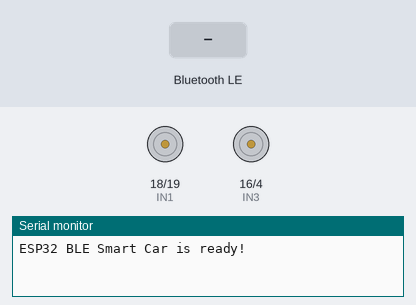
The sketch below on a simulated ESP32. Parts: motor-driver pin pairs drawn as motors (green arrow = first pin HIGH = forward, orange = second pin HIGH = backward, longer = more drive, scaled by the enable pin), the last lines printed to the serial monitor. The test bench sets the inputs (shaded band). Nothing arrives over Bluetooth unless stated; a phone connects over Bluetooth LE 3 s after start.

Above: at 1.2 s.
1.3 s: Bluetooth LE write "F" received
At 1.9 s:
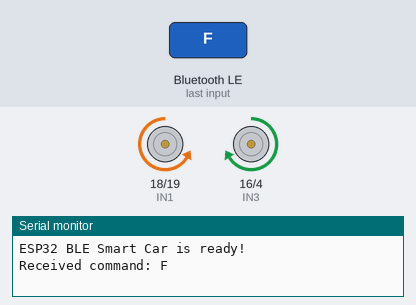
2.8 s: Bluetooth LE write "B" received
At 3.1 s:
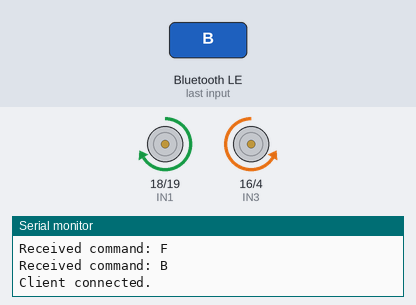
4.3 s: Bluetooth LE write "L" received
At 5.4 s:
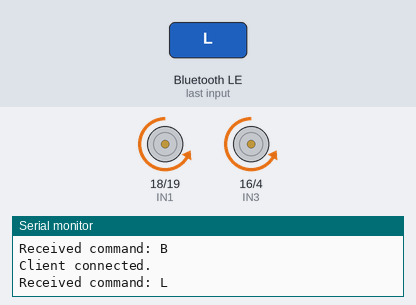
5.8 s: Bluetooth LE write "R" received
At 6.6 s:
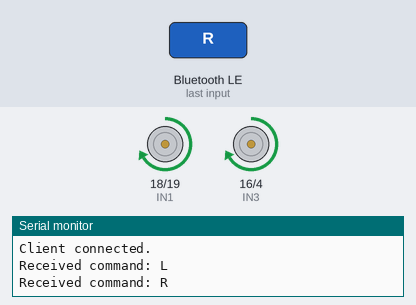
Timing chart, 0 to 8.3 s (numbered marks = the images above; inputs shaded):
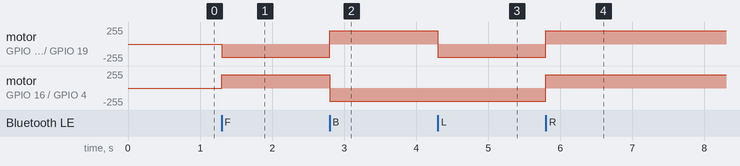

The sketch:

ESP-SMART-CAR.ino
```cpp
#include <BLEDevice.h>
#include <BLEServer.h>
#include <BLEUtils.h>
#include <BLE2902.h>

// Motor pins
const int ENA = 5;
const int IN1 = 18;
const int IN2 = 19;

const int ENB = 17;
const int IN3 = 16;
const int IN4 = 4;

// BLE UUIDs
#define SERVICE_UUID        "12345678-1234-1234-1234-1234567890ab"
#define CHARACTERISTIC_UUID "abcd1234-5678-90ab-cdef-1234567890ab"

BLECharacteristic *pCharacteristic;
BLEServer *pServer;

void moveForward() {
    digitalWrite(IN1, LOW);
  digitalWrite(IN2, HIGH);
  digitalWrite(IN3, HIGH);
  digitalWrite(IN4, LOW);
  analogWrite(ENA, 200);
  analogWrite(ENB, 200);
}

void moveBackward() {
    digitalWrite(IN1, HIGH);
  digitalWrite(IN2, LOW);
  digitalWrite(IN3, LOW);
  digitalWrite(IN4, HIGH);
  analogWrite(ENA, 200);
  analogWrite(ENB, 200);

}

void turnLeft() {
  digitalWrite(IN1, LOW);
  digitalWrite(IN2, HIGH);
  digitalWrite(IN3, LOW);
  digitalWrite(IN4, HIGH);
  analogWrite(ENA, 200);
  analogWrite(ENB, 200);
}

void turnRight() {

  digitalWrite(IN1, HIGH);
  digitalWrite(IN2, LOW);
  digitalWrite(IN3, HIGH);
  digitalWrite(IN4, LOW);
  analogWrite(ENA, 200);
  analogWrite(ENB, 200);
}

void stopCar() {
  digitalWrite(IN1, LOW);
  digitalWrite(IN2, LOW);
  digitalWrite(IN3, LOW);
  digitalWrite(IN4, LOW);
  analogWrite(ENA, 0);
  analogWrite(ENB, 0);
}

// Handle BLE writes
class CommandCallback : public BLECharacteristicCallbacks {
  void onWrite(BLECharacteristic *pChar) override {
    String value = String(pChar->getValue().c_str());
    if (value.isEmpty()) return;


    char command = toupper(value.charAt(0));
    Serial.print("Received command: ");
    Serial.println(command);

    switch (command) {
      case 'F': moveForward(); break;
      case 'B': moveBackward(); break;
      case 'L': turnLeft(); break;
      case 'R': turnRight(); break;
      case 'S': stopCar(); break;
      default: Serial.println("Unknown command"); break;
    }
  }
};

// Auto-advertise after disconnect
class MyServerCallbacks : public BLEServerCallbacks {
  void onConnect(BLEServer *server) override {
    Serial.println("Client connected.");
  }

  void onDisconnect(BLEServer *server) override {
    Serial.println("Client disconnected. Restarting advertising...");
    BLEDevice::startAdvertising();
  }
};

void setup() {
  Serial.begin(115200);

  // Motor pins setup
  pinMode(ENA, OUTPUT);
  pinMode(IN1, OUTPUT);
  pinMode(IN2, OUTPUT);
  pinMode(ENB, OUTPUT);
  pinMode(IN3, OUTPUT);
  pinMode(IN4, OUTPUT);
  stopCar(); // Initial stop

  BLEDevice::init("ESP32-SMARTCAR");
  pServer = BLEDevice::createServer();
  pServer->setCallbacks(new MyServerCallbacks());

  BLEService *pService = pServer->createService(SERVICE_UUID);

  pCharacteristic = pService->createCharacteristic(
                      CHARACTERISTIC_UUID,
                      BLECharacteristic::PROPERTY_WRITE
                    );

  pCharacteristic->setCallbacks(new CommandCallback());
  pCharacteristic->addDescriptor(new BLE2902());

  pService->start();

  BLEAdvertising *pAdvertising = BLEDevice::getAdvertising();
  pAdvertising->addServiceUUID(SERVICE_UUID);
  pAdvertising->setScanResponse(true);
  pAdvertising->setMinPreferred(0x06);
  pAdvertising->setMinPreferred(0x12);
  BLEDevice::startAdvertising();

  Serial.println("ESP32 BLE Smart Car is ready!");
}

void loop() {
  // Nothing to do
}
```

Measured:
- after the input at 1.3 s, motor on GPIO 18 (IN1) / GPIO 19 (IN2): stopped → backward 200/255 at once; motor on GPIO 16 (IN3) / GPIO 4 (IN4): stopped → forward 200/255 at once
- after the input at 2.8 s, motor on GPIO 18 (IN1) / GPIO 19 (IN2): backward 200/255 → forward 200/255 at once; motor on GPIO 16 (IN3) / GPIO 4 (IN4): forward 200/255 → backward 200/255 at once
- after the input at 4.3 s, motor on GPIO 18 (IN1) / GPIO 19 (IN2): forward 200/255 → backward 200/255 at once
- after the input at 5.8 s, motor on GPIO 18 (IN1) / GPIO 19 (IN2), motor on GPIO 16 (IN3) / GPIO 4 (IN4): backward 200/255 → forward 200/255 at once
